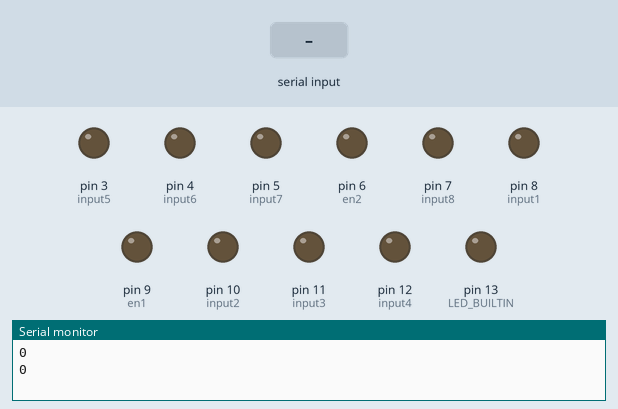
Simulated run of this sketch. Board: Arduino Uno, built with avr-gcc and run on an emulated ATmega328P. Shown: output pins drawn as LEDs (lit = HIGH), the last lines printed to the serial monitor. Inputs (shaded band) come from the test bench.

Above: at 1.2 s.
1.3 s: "0" received over Serial
At 3.7 s:
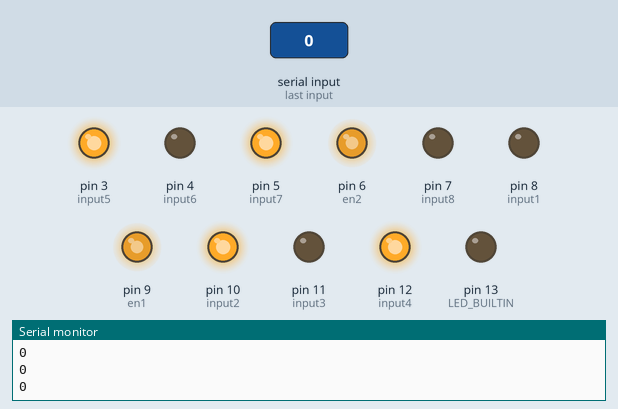
4.0 s: "2" received over Serial
At 5.6 s:
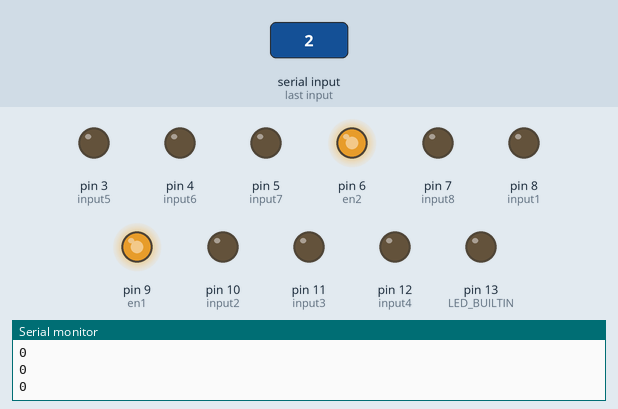
6.5 s: "1" received over Serial
At 8.2 s:
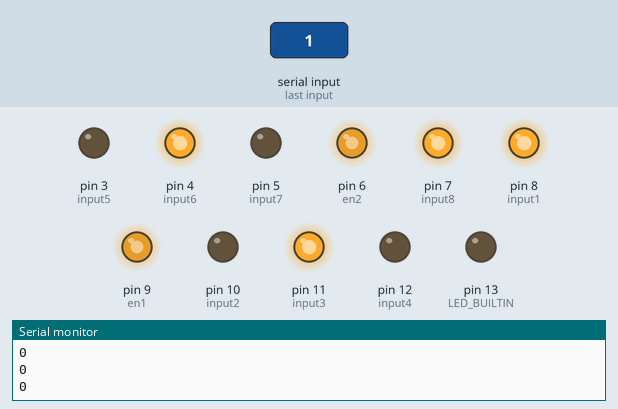
9.1 s: "3" received over Serial
At 10.7 s:
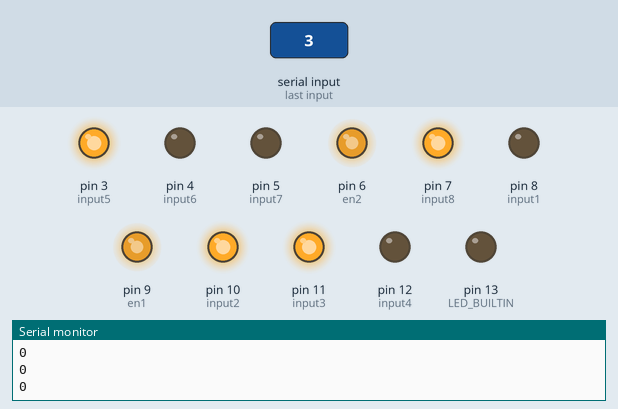
11.6 s: "4" received over Serial
At 13.3 s:
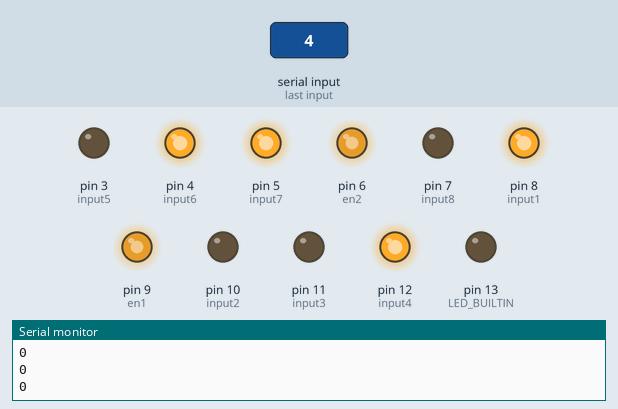
Timing chart, 0 to 14.8 s (numbered marks = the images above; inputs shaded):
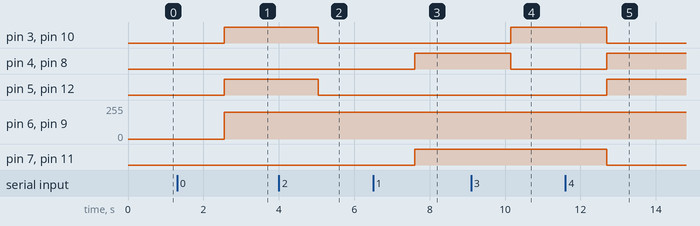

Measured:
- after the input at 1.3 s, pin 3 (input5), pin 5 (input7), pin 10 (input2), pin 12 (input4): LOW → HIGH after 1.3 s; pin 6 (en2), pin 9 (en1): 0/255 → 200/255 after 1.3 s
- after the input at 4.0 s, pin 3 (input5), pin 5 (input7), pin 10 (input2), pin 12 (input4): HIGH → LOW after 1.1 s
- after the input at 6.5 s, pin 4 (input6), pin 7 (input8), pin 8 (input1), pin 11 (input3): LOW → HIGH after 1.1 s
- after the input at 9.1 s, pin 3 (input5), pin 10 (input2): LOW → HIGH after 1.1 s; pin 4 (input6), pin 8 (input1): HIGH → LOW after 1.1 s
- after the input at 11.6 s, pin 3 (input5), pin 7 (input8), pin 10 (input2), pin 11 (input3): HIGH → LOW after 1.1 s; pin 4 (input6), pin 5 (input7), pin 8 (input1), pin 12 (input4): LOW → HIGH after 1.1 s

The sketch:

send_6.ino
```cpp
// (licence header left out)
// 后方超声波 ------------------------------------
int trigBack = 2;
int echoBack = A0;
// 右侧超声波 ------------------------------------
// int trigRight = 8;
// int echoRight = A1;
// 左侧超声波 ------------------------------------
// int trigLeft = 2;
// int echoLeft = A2;
// 定义两个电机驱动的使能端
int en1 = 9;
int en2 = 6;
// 右前轮 -----------------------------------------
// 定义 uno 的 pin 8 向 input1 输出
int input1 = 8;
// 定义 uno 的 pin 12 向 input2 输出
int input2 = 10;
// 左前轮 -----------------------------------------
// 定义 uno 的 pin 11 向 input3 输出
int input3 = 11;
// 定义 uno 的 pin 12 向 input4 输出
int input4 = 12;
// 右后轮 -----------------------------------------
// 定义 uno 的 pin 3 向 input5 输出
int input5 = 3;
// 定义 uno 的 pin 4 向 input6 输出
int input6 = 4;
// 左后轮 -----------------------------------------
// 定义 uno 的 pin 5 向 input7 输出
int input7 = 5;
// 定义 uno 的 pin 6 向 input8 输出
int input8 = 7;
// 设置蓝牙的连接 -----------------------------------
String str = "";
// 后侧超声波
long cmB = 12, cmR, cmL;
int speed = 200, flag = 0;

void setup()
{
	// 设置硬件串口通信的波特率
	Serial.begin(9600);
	// 定义后侧超声波的输入输出模式 -----------------------------
	pinMode(trigBack, OUTPUT);
	pinMode(echoBack, INPUT);
	// 定义右侧超声波的输入输出模式 -----------------------------
  	// pinMode(trigRight, OUTPUT);
  	// pinMode(echoRight, INPUT);
	// 定义左侧超声波的输入输出模式 -----------------------------
  	// pinMode(trigLeft, OUTPUT);
  	// pinMode(echoLeft, INPUT);
	// 定义所有的电机均为输出模式 ------------------------------
	// 使能端
	pinMode(en1, OUTPUT);
	pinMode(en2, OUTPUT);
	// 右前
	pinMode(input1, OUTPUT);
	pinMode(input2, OUTPUT);
	// 左前
	pinMode(input3, OUTPUT);
	pinMode(input4, OUTPUT);
	// 右后
	pinMode(input5, OUTPUT);
	pinMode(input6, OUTPUT);
	// 左后
	pinMode(input7, OUTPUT);
	pinMode(input8, OUTPUT);
	// 测试灯
	pinMode(LED_BUILTIN, OUTPUT);
	// 清空串口缓存
	while(Serial.available())
		Serial.read();
}

// 前进函数 ------------------------------------------
void forward()
{
	analogWrite(en1, speed);
	analogWrite(en2, speed);
	// 右前轮
	digitalWrite(input1, LOW);
	digitalWrite(input2, HIGH);
	// 右后轮
	digitalWrite(input5, HIGH);
	digitalWrite(input6, LOW);
	// 左后轮
	digitalWrite(input7, HIGH);
	digitalWrite(input8, LOW);
	// 左前轮
	digitalWrite(input3, LOW);
	digitalWrite(input4, HIGH);
}

// 停止函数 ------------------------------------------
void stop()
{
	// 左前轮
	digitalWrite(input1, LOW);
	digitalWrite(input2, LOW);
	// 左后轮
	digitalWrite(input7, LOW);
	digitalWrite(input8, LOW);
	// 右前轮
	digitalWrite(input3, LOW);
	digitalWrite(input4, LOW);
	// 右后轮
	digitalWrite(input5, LOW);
	digitalWrite(input6, LOW);
}

// 后退函数 ------------------------------------------
void back()
{
	analogWrite(en1, speed);
	analogWrite(en2, speed);
	// 右前轮
	digitalWrite(input1, HIGH);
	digitalWrite(input2, LOW);
	// 右后轮
	digitalWrite(input5, LOW);
	digitalWrite(input6, HIGH);
	// 左后轮
	digitalWrite(input7, LOW);
	digitalWrite(input8, HIGH);
	// 左前轮
	digitalWrite(input3, HIGH);
	digitalWrite(input4, LOW);
}

// 左转函数 ------------------------------------------
void left()
{
	analogWrite(en1, speed);
	analogWrite(en2, speed);
	// 左后轮
	digitalWrite(input7, LOW);
	digitalWrite(input8, HIGH);
	// 左前轮
	digitalWrite(input3, HIGH);
	digitalWrite(input4, LOW);
	// 右前轮
	digitalWrite(input1, LOW);
	digitalWrite(input2, HIGH);
	// 右后轮
	digitalWrite(input5, HIGH);
	digitalWrite(input6, LOW);
}

// 右转函数 ------------------------------------------
void right()
{
	analogWrite(en1, speed);
	analogWrite(en2, speed);
	// 左后轮
	digitalWrite(input7, HIGH);
	digitalWrite(input8, LOW);
	// 左前轮
	digitalWrite(input3, LOW);
	digitalWrite(input4, HIGH);
	// 右前轮
	digitalWrite(input1, HIGH);
	digitalWrite(input2, LOW);
	// 右后轮
	digitalWrite(input5, LOW);
	digitalWrite(input6, HIGH);
}

void loop()
{
	// 读取串口数据
	if (Serial.available() > 0)
	{
		delay(500);
		char val;
		val = Serial.read();
		// 进入倒车模式
		if (val == '5')
		{
			flag = 1;
		}
        if (val == '6')
        {
            flag = 0;
        }
		if (val == '2')
		{
			stop();
		}
		if (val == '0')
		{
			delay(50);
			forward();
		}
		if (val == '1')
		{
			delay(50);
			back();
		}
		if (val == '3')
		{
			delay(50);
			left();
		}
		if (val == '4')
		{
			delay(50);
			right();
		}
	}
	// 右侧超声波开启 --------------------------------------------
	// digitalWrite(trigRight, LOW);
	// delayMicroseconds(5);
	// digitalWrite(trigRight, HIGH);
	// delayMicroseconds(10);
	// digitalWrite(trigRight, LOW);
	// 计算后方超声波的距离
	// cmR = (pulseIn(echoRight, HIGH) / 2) / 29.1;

	// 左侧超声波开启 --------------------------------------------
	// digitalWrite(trigLeft, LOW);
	// delayMicroseconds(5);
	// digitalWrite(trigLeft, HIGH);
	// delayMicroseconds(10);
	// digitalWrite(trigLeft, LOW);
	// 计算后方超声波的距离
	// cmL = (pulseIn(echoLeft, HIGH) / 2) / 29.1;
    Serial.println(flag);
    delay(1000);
	// if (flag == 1)
	// {
	// 	// 后方超声波开启 --------------------------------------------
	// 	digitalWrite(trigBack, LOW);
	// 	delayMicroseconds(5);
	// 	digitalWrite(trigBack, HIGH);
	// 	delayMicroseconds(20);
	// 	digitalWrite(trigBack, LOW);
	// 	// 计算后方超声波的距离
	// 	cmB = (pulseIn(echoBack, HIGH) / 2) / 29.1;
	// 	if (cmB < 3)
	// 	{
	// 		stop();
	// 	}
	// 	Serial.println(cmB);
	// 	//  发送完毕串口数据前都在等待
	// 	// Serial.flush();
	// 	// while(Serial.available())
	// 		// Serial.read();
	// 	delay(1000);
	// 	// 清空串口缓存
	// }
	// 串口输出距离
	// str += "B";
	// str += "R";
	// str += cmR;
	// str += "L";
	// str += cmL;
	// str += "O";
	// 当串口接收到信息后
}
```
